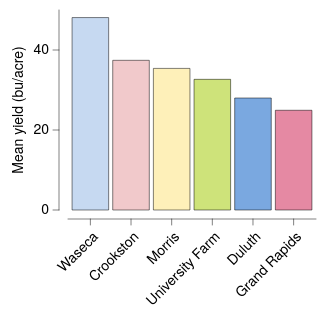

Source (Vega-Lite JSON):
### Vega-Lite specification from a JSON file in a GitHub repository (floating-point values rounded to 4 significant figures)
{"background": null, "config": {"arc": {"fill": "#DBDBDB", "fillOpacity": 1.0, "innerRadius": 25.0, "padAngle": 0.03, "stroke": "black", "strokeOpacity": 1, "strokeWidth": 0.25}, "area": {"fill": "#DBDBDB", "fillOpacity": 1.0, "stroke": "black", "strokeOpacity": 1, "strokeWidth": 0.25}, "axis": {"domain": true, "domainCap": "round", "domainColor": "black", "domainWidth": 0.25, "grid": false, "gridCap": "round", "gridColor": "#F1F1F1", "gridDash": [0, 0], "gridOpacity": 1.0, "gridWidth": 0.25, "labelColor": "black", "labelFont": "Helvetica Neue", "labelFontSize": 7, "labelFontStyle": "normal", "labelFontWeight": 400, "offset": 4.5, "ticks": true, "tickCap": "round", "tickColor": "black", "tickRound": false, "tickSize": 3, "tickWidth": 0.25, "titleColor": "black", "titleFont": "Helvetica Neue", "titleFontSize": 7, "titleFontStyle": "normal", "titleFontWeight": 400}, "axisX": {"domain": true, "labelAlign": "right", "labelAngle": 315, "labels": true, "ticks": true, "translate": 0}, "axisY": {"domain": true, "labelAlign": "right", "labelAngle": 0, "labels": true, "ticks": true, "translate": 0}, "axisRight": {"domain": true, "labelAlign": "left", "labelAngle": 0, "labels": true, "ticks": true, "translate": 0}, "axisTop": {"domain": true, "labelAlign": "left", "labelAngle": 45, "labels": true, "ticks": true, "translate": 0}, "axisBand": {"tickOffset": 0}, "bar": {"fill": "#DBDBDB", "fillOpacity": 1.0, "stroke": "black", "strokeOpacity": 1, "strokeWidth": 0.25}, "boxplot": {"size": 9.0, "ticks": {"cornerRadius": 0.25, "fill": "black", "size": 4.5, "thickness": 0.25}, "box": {"fillOpacity": 1.0, "stroke": "black", "strokeOpacity": 1, "strokeWidth": 0.25}, "median": {"fill": "black", "fillOpacity": 1.0, "size": 9.0, "thickness": 0.25}, "rule": {"fill": "black", "fillOpacity": 1.0, "size": 10.0, "stroke": "black", "strokeDash": [0, 0], "strokeOpacity": 1, "strokeWidth": 0.25}, "outliers": {"color": "black", "fill": "black", "fillOpacity": 1.0, "size": 0, "stroke": "black", "strokeOpacity": 1, "strokeWidth": 0.25}}, "circle": {"fill": "black", "fillOpacity": 1.0, "size": 0.5, "stroke": null, "strokeOpacity": 1, "strokeWidth": 0.25}, "errorband": {"band": {"fillOpacity": 0.6, "stroke": null, "strokeWidth": 0.25, "strokeOpacity": 1}, "borders": {"opacity": 0, "strokeOpacity": 0.25, "strokeWidth": 1}}, "errorbar": {"opacity": 1, "rule": {"strokeDash": [0, 0], "strokeWidth": 0.25}, "ticks": {"color": "black", "cornerRadius": 0.125, "opacity": 1, "size": 6.0, "thickness": 0.25}, "thickness": 0.25}, "font": "Helvetica Neue", "geoshape": {"fill": "#DBDBDB", "fillOpacity": 1.0, "stroke": "black", "strokeOpacity": 1, "strokeWidth": 0.25}, "header": {"labelColor": "black", "labelFont": "Helvetica Neue", "labelFontSize": 7, "labelFontStyle": "normal", "labelFontWeight": 400, "titleColor": "black", "titleFont": "Helvetica Neue", "titleFontSize": 7, "titleFontStyle": "normal", "titleFontWeight": 400, "titlePadding": 0}, "legend": {"disable": false, "offset": 4.5, "titlePadding": 4, "labelOffset": 2, "gradientLabelOffset": 2, "gradientLength": 50.0, "gradientThickness": 5.0, "gradientOpacity": 1.0, "gradientStrokeColor": "black", "gradientStrokeWidth": 0.25, "labelColor": "black", "labelFont": "Helvetica Neue", "labelFontSize": 7, "labelFontStyle": "normal", "labelFontWeight": 400, "strokeColor": "black", "strokeWidth": 0, "symbolSize": 42, "symbolStrokeColor": "black", "symbolStrokeWidth": 0.25, "titleColor": "black", "titleFont": "Helvetica Neue", "titleFontSize": 7, "titleFontStyle": "normal", "titleFontWeight": 400}, "line": {"color": "black", "stroke": "black", "strokeCap": "round", "strokeDash": [0, 0], "strokeOpacity": 1, "strokeWidth": 0.375}, "point": {"filled": true, "fill": "#DBDBDB", "fillOpacity": 1.0, "size": 5.0, "stroke": "black", "strokeOpacity": 1, "strokeWidth": 0.25}, "range": {"category": ["#C6D9F1", "#F1C9CB", "#FEF0B9", "#CEE37A", "#7AA8E0", "#E589A3", "#FDDD5D", "#68B961", "#4177B1", "#C35082", "#E5C227", "#438156"], "diverging": {"scheme": ["#C35082", "#CE6D94", "#D989A7", "#E2A4BA", "#EABFCE", "#F1DBE2", "#F6F6F6", "#D7E0EB", "#B9CBE0", "#9BB6D5", "#7DA1C9", "#5F8CBD", "#4177B1"]}, "heatmap": {"scheme": ["#DFE9F7", "#C6D9F1", "#ADC8EC", "#94B8E6", "#7AA8E0", "#6097DA", "#4D87CA", "#4177B1", "#386898", "#2F597F", "#264A69", "#1D3A58"]}, "ordinal": {"scheme": ["#F1F1F1", "#DBDBDB", "#C6C6C6", "#B2B2B2", "#9D9D9D", "#898989", "#767676", "#636363", "#515151", "#404040", "#2F2F2F", "#1F1F1F"]}, "ramp": {"scheme": ["#DFE9F7", "#C6D9F1", "#ADC8EC", "#94B8E6", "#7AA8E0", "#6097DA", "#4D87CA", "#4177B1", "#386898", "#2F597F", "#264A69", "#1D3A58"]}}, "rule": {"color": "black", "stroke": "black", "strokeCap": "round", "strokeDash": [2, 2], "strokeOpacity": 1, "strokeWidth": 0.25}, "scale": {"bandPaddingInner": 0.1, "bandPaddingOuter": 0.1, "round": false}, "rect": {"fill": "#DBDBDB", "fillOpacity": 1.0, "stroke": "black", "strokeOpacity": 1, "strokeWidth": 0.25}, "square": {"fill": "#DBDBDB", "fillOpacity": 1.0, "size": 10.0, "stroke": "black", "strokeOpacity": 1, "strokeWidth": 0.25}, "text": {"color": "black", "font": "Helvetica Neue", "fontSize": 7, "fontStyle": "normal", "fontWeight": 400}, "title": {"anchor": "middle", "frame": "group", "color": "black", "font": "Helvetica Neue", "fontSize": 7, "fontStyle": "normal", "fontWeight": 400, "subtitleColor": "black", "subtitleFont": "Helvetica Neue", "subtitleFontSize": "Helvetica Neue", "subtitleFontStyle": "normal", "subtitleFontWeight": 400}, "view": {"continuousWidth": 124, "continuousHeight": 100, "discreteWidth": 124, "discreteHeight": 100, "fill": null, "stroke": null, "strokeWidth": 0.25}}, "data": {"name": "data-9cc0564cb5591205eeeca8d2429dd11b"}, "mark": {"type": "bar"}, "encoding": {"color": {"field": "site", "legend": null, "scale": {"domain": ["Waseca", "Crookston", "Morris", "University Farm", "Duluth", "Grand Rapids"]}, "sort": ["Waseca", "Crookston", "Morris", "University Farm", "Duluth", "Grand Rapids"], "type": "nominal"}, "x": {"field": "site", "sort": ["Waseca", "Crookston", "Morris", "University Farm", "Duluth", "Grand Rapids"], "title": null, "type": "nominal"}, "y": {"aggregate": "mean", "field": "yield", "title": "Mean yield (bu/acre)", "type": "quantitative"}}, "$schema": "https://vega.github.io/schema/vega-lite/v6.4.1.json", "datasets": {"data-9cc0564cb5591205eeeca8d2429dd11b": [{"yield": 27.0, "variety": "Manchuria", "year": 1931, "site": "University Farm"}, {"yield": 48.87, "variety": "Manchuria", "year": 1931, "site": "Waseca"}, {"yield": 27.43, "variety": "Manchuria", "year": 1931, "site": "Morris"}, {"yield": 39.93, "variety": "Manchuria", "year": 1931, "site": "Crookston"}, {"yield": 32.97, "variety": "Manchuria", "year": 1931, "site": "Grand Rapids"}, {"yield": 28.97, "variety": "Manchuria", "year": 1931, "site": "Duluth"}, {"yield": 43.07, "variety": "Glabron", "year": 1931, "site": "University Farm"}, {"yield": 55.2, "variety": "Glabron", "year": 1931, "site": "Waseca"}, {"yield": 28.77, "variety": "Glabron", "year": 1931, "site": "Morris"}, {"yield": 38.13, "variety": "Glabron", "year": 1931, "site": "Crookston"}, {"yield": 29.13, "variety": "Glabron", "year": 1931, "site": "Grand Rapids"}, {"yield": 29.67, "variety": "Glabron", "year": 1931, "site": "Duluth"}, {"yield": 35.13, "variety": "Svansota", "year": 1931, "site": "University Farm"}, {"yield": 47.33, "variety": "Svansota", "year": 1931, "site": "Waseca"}, {"yield": 25.77, "variety": "Svansota", "year": 1931, "site": "Morris"}, {"yield": 40.47, "variety": "Svansota", "year": 1931, "site": "Crookston"}, {"yield": 29.67, "variety": "Svansota", "year": 1931, "site": "Grand Rapids"}, {"yield": 25.7, "variety": "Svansota", "year": 1931, "site": "Duluth"}, {"yield": 39.9, "variety": "Velvet", "year": 1931, "site": "University Farm"}, {"yield": 50.23, "variety": "Velvet", "year": 1931, "site": "Waseca"}, {"yield": 26.13, "variety": "Velvet", "year": 1931, "site": "Morris"}, {"yield": 41.33, "variety": "Velvet", "year": 1931, "site": "Crookston"}, {"yield": 23.03, "variety": "Velvet", "year": 1931, "site": "Grand Rapids"}, {"yield": 26.3, "variety": "Velvet", "year": 1931, "site": "Duluth"}, {"yield": 36.57, "variety": "Trebi", "year": 1931, "site": "University Farm"}, {"yield": 63.83, "variety": "Trebi", "year": 1931, "site": "Waseca"}, {"yield": 43.77, "variety": "Trebi", "year": 1931, "site": "Morris"}, {"yield": 46.93, "variety": "Trebi", "year": 1931, "site": "Crookston"}, {"yield": 29.77, "variety": "Trebi", "year": 1931, "site": "Grand Rapids"}, {"yield": 33.93, "variety": "Trebi", "year": 1931, "site": "Duluth"}, {"yield": 43.27, "variety": "No. 457", "year": 1931, "site": "University Farm"}, {"yield": 58.1, "variety": "No. 457", "year": 1931, "site": "Waseca"}, {"yield": 28.7, "variety": "No. 457", "year": 1931, "site": "Morris"}, {"yield": 45.67, "variety": "No. 457", "year": 1931, "site": "Crookston"}, {"yield": 32.17, "variety": "No. 457", "year": 1931, "site": "Grand Rapids"}, {"yield": 33.6, "variety": "No. 457", "year": 1931, "site": "Duluth"}, {"yield": 36.6, "variety": "No. 462", "year": 1931, "site": "University Farm"}, {"yield": 65.77, "variety": "No. 462", "year": 1931, "site": "Waseca"}, {"yield": 30.37, "variety": "No. 462", "year": 1931, "site": "Morris"}, {"yield": 48.57, "variety": "No. 462", "year": 1931, "site": "Crookston"}, {"yield": 24.93, "variety": "No. 462", "year": 1931, "site": "Grand Rapids"}, {"yield": 28.1, "variety": "No. 462", "year": 1931, "site": "Duluth"}, {"yield": 32.77, "variety": "Peatland", "year": 1931, "site": "University Farm"}, {"yield": 48.57, "variety": "Peatland", "year": 1931, "site": "Waseca"}, {"yield": 29.87, "variety": "Peatland", "year": 1931, "site": "Morris"}, {"yield": 41.6, "variety": "Peatland", "year": 1931, "site": "Crookston"}, {"yield": 34.7, "variety": "Peatland", "year": 1931, "site": "Grand Rapids"}, {"yield": 32.0, "variety": "Peatland", "year": 1931, "site": "Duluth"}, {"yield": 24.67, "variety": "No. 475", "year": 1931, "site": "University Farm"}, {"yield": 46.77, "variety": "No. 475", "year": 1931, "site": "Waseca"}, {"yield": 22.6, "variety": "No. 475", "year": 1931, "site": "Morris"}, {"yield": 44.1, "variety": "No. 475", "year": 1931, "site": "Crookston"}, {"yield": 19.7, "variety": "No. 475", "year": 1931, "site": "Grand Rapids"}, {"yield": 33.07, "variety": "No. 475", "year": 1931, "site": "Duluth"}, {"yield": 39.3, "variety": "Wisconsin No. 38", "year": 1931, "site": "University Farm"}, {"yield": 58.8, "variety": "Wisconsin No. 38", "year": 1931, "site": "Waseca"}, {"yield": 29.47, "variety": "Wisconsin No. 38", "year": 1931, "site": "Morris"}, {"yield": 49.87, "variety": "Wisconsin No. 38", "year": 1931, "site": "Crookston"}, {"yield": 34.47, "variety": "Wisconsin No. 38", "year": 1931, "site": "Grand Rapids"}, {"yield": 31.6, "variety": "Wisconsin No. 38", "year": 1931, "site": "Duluth"}, {"yield": 26.9, "variety": "Manchuria", "year": 1932, "site": "University Farm"}, {"yield": 33.47, "variety": "Manchuria", "year": 1932, "site": "Waseca"}, {"yield": 34.37, "variety": "Manchuria", "year": 1932, "site": "Morris"}, {"yield": 32.97, "variety": "Manchuria", "year": 1932, "site": "Crookston"}, {"yield": 22.13, "variety": "Manchuria", "year": 1932, "site": "Grand Rapids"}, {"yield": 22.57, "variety": "Manchuria", "year": 1932, "site": "Duluth"}, {"yield": 36.8, "variety": "Glabron", "year": 1932, "site": "University Farm"}, {"yield": 37.73, "variety": "Glabron", "year": 1932, "site": "Waseca"}, {"yield": 35.13, "variety": "Glabron", "year": 1932, "site": "Morris"}, {"yield": 26.17, "variety": "Glabron", "year": 1932, "site": "Crookston"}, {"yield": 14.43, "variety": "Glabron", "year": 1932, "site": "Grand Rapids"}, {"yield": 25.87, "variety": "Glabron", "year": 1932, "site": "Duluth"}, {"yield": 27.43, "variety": "Svansota", "year": 1932, "site": "University Farm"}, {"yield": 38.5, "variety": "Svansota", "year": 1932, "site": "Waseca"}, {"yield": 35.03, "variety": "Svansota", "year": 1932, "site": "Morris"}, {"yield": 20.63, "variety": "Svansota", "year": 1932, "site": "Crookston"}, {"yield": 16.63, "variety": "Svansota", "year": 1932, "site": "Grand Rapids"}, {"yield": 22.23, "variety": "Svansota", "year": 1932, "site": "Duluth"}, {"yield": 26.8, "variety": "Velvet", "year": 1932, "site": "University Farm"}, {"yield": 37.4, "variety": "Velvet", "year": 1932, "site": "Waseca"}, {"yield": 38.83, "variety": "Velvet", "year": 1932, "site": "Morris"}, {"yield": 32.07, "variety": "Velvet", "year": 1932, "site": "Crookston"}, {"yield": 32.23, "variety": "Velvet", "year": 1932, "site": "Grand Rapids"}, {"yield": 22.47, "variety": "Velvet", "year": 1932, "site": "Duluth"}, {"yield": 29.07, "variety": "Trebi", "year": 1932, "site": "University Farm"}, {"yield": 49.23, "variety": "Trebi", "year": 1932, "site": "Waseca"}, {"yield": 46.63, "variety": "Trebi", "year": 1932, "site": "Morris"}, {"yield": 41.83, "variety": "Trebi", "year": 1932, "site": "Crookston"}, {"yield": 20.63, "variety": "Trebi", "year": 1932, "site": "Grand Rapids"}, {"yield": 30.6, "variety": "Trebi", "year": 1932, "site": "Duluth"}, {"yield": 26.43, "variety": "No. 457", "year": 1932, "site": "University Farm"}, {"yield": 42.2, "variety": "No. 457", "year": 1932, "site": "Waseca"}, {"yield": 43.53, "variety": "No. 457", "year": 1932, "site": "Morris"}, {"yield": 34.33, "variety": "No. 457", "year": 1932, "site": "Crookston"}, {"yield": 19.47, "variety": "No. 457", "year": 1932, "site": "Grand Rapids"}, {"yield": 22.7, "variety": "No. 457", "year": 1932, "site": "Duluth"}, {"yield": 25.57, "variety": "No. 462", "year": 1932, "site": "University Farm"}, {"yield": 44.7, "variety": "No. 462", "year": 1932, "site": "Waseca"}, {"yield": 47.0, "variety": "No. 462", "year": 1932, "site": "Morris"}, {"yield": 30.53, "variety": "No. 462", "year": 1932, "site": "Crookston"}, {"yield": 19.9, "variety": "No. 462", "year": 1932, "site": "Grand Rapids"}, {"yield": 22.5, "variety": "No. 462", "year": 1932, "site": "Duluth"}, {"yield": 28.07, "variety": "Peatland", "year": 1932, "site": "University Farm"}, {"yield": 36.03, "variety": "Peatland", "year": 1932, "site": "Waseca"}, {"yield": 43.2, "variety": "Peatland", "year": 1932, "site": "Morris"}, {"yield": 25.23, "variety": "Peatland", "year": 1932, "site": "Crookston"}, {"yield": 26.77, "variety": "Peatland", "year": 1932, "site": "Grand Rapids"}, {"yield": 31.37, "variety": "Peatland", "year": 1932, "site": "Duluth"}, {"yield": 30.0, "variety": "No. 475", "year": 1932, "site": "University Farm"}, {"yield": 41.27, "variety": "No. 475", "year": 1932, "site": "Waseca"}, {"yield": 44.23, "variety": "No. 475", "year": 1932, "site": "Morris"}, {"yield": 32.13, "variety": "No. 475", "year": 1932, "site": "Crookston"}, {"yield": 15.23, "variety": "No. 475", "year": 1932, "site": "Grand Rapids"}, {"yield": 27.37, "variety": "No. 475", "year": 1932, "site": "Duluth"}, {"yield": 38.0, "variety": "Wisconsin No. 38", "year": 1932, "site": "University Farm"}, {"yield": 58.17, "variety": "Wisconsin No. 38", "year": 1932, "site": "Waseca"}, {"yield": 47.17, "variety": "Wisconsin No. 38", "year": 1932, "site": "Morris"}, {"yield": 35.9, "variety": "Wisconsin No. 38", "year": 1932, "site": "Crookston"}, {"yield": 20.67, "variety": "Wisconsin No. 38", "year": 1932, "site": "Grand Rapids"}, {"yield": 29.33, "variety": "Wisconsin No. 38", "year": 1932, "site": "Duluth"}]}}
